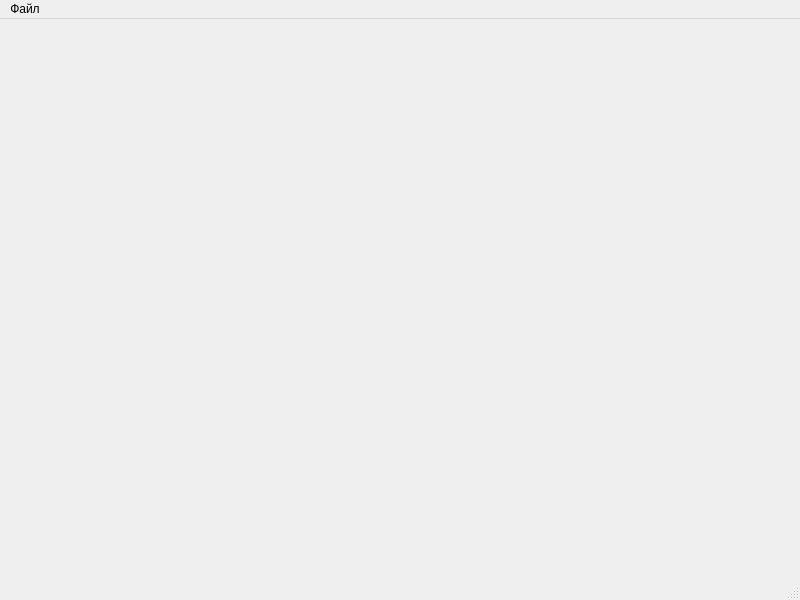
<?xml version="1.0" encoding="UTF-8"?>
<ui version="4.0">
 <class>MainWindow</class>
 <widget class="QMainWindow" name="MainWindow">
  <property name="geometry">
   <rect>
    <x>0</x>
    <y>0</y>
    <width>800</width>
    <height>600</height>
   </rect>
  </property>
  <property name="windowTitle">
   <string>MainWindow</string>
  </property>
  <widget class="QWidget" name="centralwidget"/>
  <widget class="QMenuBar" name="menubar">
   <property name="geometry">
    <rect>
     <x>0</x>
     <y>0</y>
     <width>800</width>
     <height>22</height>
    </rect>
   </property>
   <widget class="QMenu" name="menu">
    <property name="title">
     <string>Файл</string>
    </property>
    <addaction name="action"/>
    <addaction name="action_2"/>
   </widget>
   <addaction name="menu"/>
  </widget>
  <widget class="QStatusBar" name="statusbar"/>
  <action name="action">
   <property name="text">
    <string>Відкрити</string>
   </property>
  </action>
  <action name="action_2">
   <property name="text">
    <string>Створити</string>
   </property>
  </action>
 </widget>
 <resources/>
 <connections/>
</ui>
